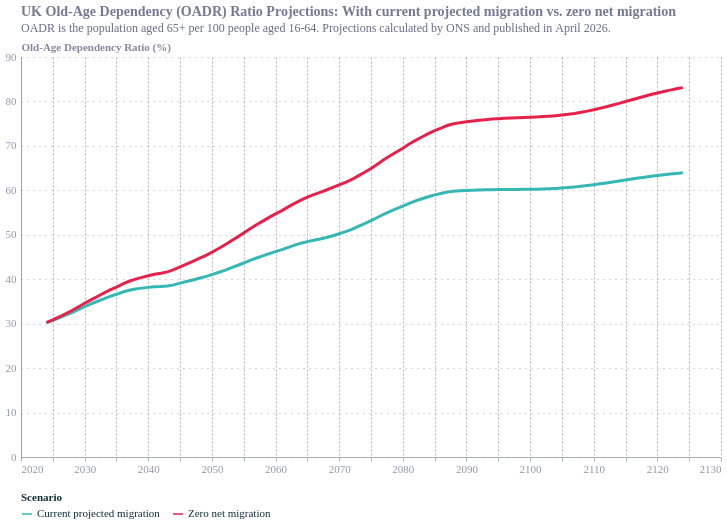

The notebook cell saved with this chart:
### Code cell
chart = alt.Chart(combined).mark_line(strokeWidth=3).encode(
    x=alt.X("Time:Q", axis=alt.Axis(format="d"), title=None),
    y=alt.Y("Value:Q", title="Old-Age Dependency Ratio (%)"),
    color=alt.Color(
        "Variant:N",
        title="Scenario",
        legend=alt.Legend(orient="bottom")
    ),
    tooltip=["Time", "Value", "Variant"]
).properties(
    width=700,
    height=400,
    title=alt.TitleParams(
        text="UK Old-Age Dependency (OADR) Ratio Projections: With current projected migration vs. zero net migration",
        subtitle="OADR is the population aged 65+ per 100 people aged 16-64. Projections calculated by ONS and published in April 2026.",
        offset=7
    )
)

chart

### Figure 1 — Vega-Lite specification as saved in the notebook (floating-point values rounded to 4 significant figures; data arrays with more than 128 entries replaced by an {"elided": "..."} marker saying what was removed)
{"config": {"font": "Circular Std", "text": {"color": "#676A86", "align": "left", "baseline": "middle", "dx": 7, "dy": 0, "fontSize": 11}, "view": {"stroke": null, "continuousWidth": 400, "continuousHeight": 300, "discreteWidth": 400, "discreteHeight": 300}, "range": {"category": ["#36B7B4", "#E6224B", "#F4C245", "#0063AF", "#00A767", "#179FDB", "#EB5C2E"], "diverging": ["#E6224B", "#E54753", "#C9C9C9", "#179FDB", "#122B39"], "heatmap": ["#C9C9C9", "#179FDB", "#0063AF", "#122B39"], "ordinal": ["#00A767", "#36B7B4", "#179FDB", "#0063AF", "#243B5A"]}, "bar": {"color": "#179fdb"}, "line": {"color": "#e6224b"}, "rule": {"color": "#676A86"}, "area": {"opacity": 0.3}, "point": {"filled": true, "size": 80, "color": "#e6224b", "opacity": 0.95}, "geoshape": {"stroke": "white", "strokeWidth": 0.3}, "rect": {"fill": "#d6d4d4", "opacity": 0.3}, "axis": {"labelColor": "#676A86", "labelFontSize": 11, "labelFont": "Circular Std", "labelOpacity": 0.7, "tickColor": "#676A86", "tickOpacity": 0.5, "domainColor": "#676A86", "domainOpacity": 0.5, "gridColor": "#676A86", "gridDash": [2, 2], "gridOpacity": 0.5, "title": null, "titleColor": "#676A86", "titleOpacity": 0.8, "tickSize": 4}, "axisXDiscrete": {"grid": false, "labelAngle": 0, "tickCount": 10, "tickOpacity": 0.5, "title": null}, "axisYDiscrete": {"ticks": false, "labelPadding": 5}, "axisXTemporal": {"grid": false, "ticks": true}, "axisXQuantitative": {"grid": true}, "axisYQuantitative": {"gridColor": "#676A86", "gridDash": [1, 5], "gridOpacity": 0.5, "ticks": false, "labelPadding": 5, "tickCount": 8, "titleAngle": 0, "titleAlign": "left", "titleBaseline": "bottom", "titleX": 0, "titleY": -5}, "title": {"color": "#676A86E6", "subtitleColor": "#676A86", "font": "Circular Std", "subtitleFont": "Circular Std", "anchor": "start", "fontSize": 14, "subtitleFontSize": 12, "subtitlePadding": 4, "offset": 0, "frame": "group"}, "legend": {"titleColor": "#122b39", "title": null, "labelColor": "#122b39", "labelFontSize": 11}}, "data": {"name": "data-ffb07751762ba44eb22f470354847755"}, "mark": {"type": "line", "strokeWidth": 3}, "encoding": {"color": {"field": "Variant", "legend": {"orient": "bottom"}, "title": "Scenario", "type": "nominal"}, "tooltip": [{"field": "Time", "type": "quantitative"}, {"field": "Value", "type": "quantitative"}, {"field": "Variant", "type": "nominal"}], "x": {"axis": {"format": "d"}, "field": "Time", "title": null, "type": "quantitative"}, "y": {"field": "Value", "title": "Old-Age Dependency Ratio (%)", "type": "quantitative"}}, "height": 400, "title": {"text": "UK Old-Age Dependency (OADR) Ratio Projections: With current projected migration vs. zero net migration", "offset": 7, "subtitle": "OADR is the population aged 65+ per 100 people aged 16-64. Projections calculated by ONS and published in April 2026."}, "width": 700, "$schema": "https://vega.github.io/schema/vega-lite/v6.4.1.json", "datasets": {"data-ffb07751762ba44eb22f470354847755": {"elided": "202 records"}}}
